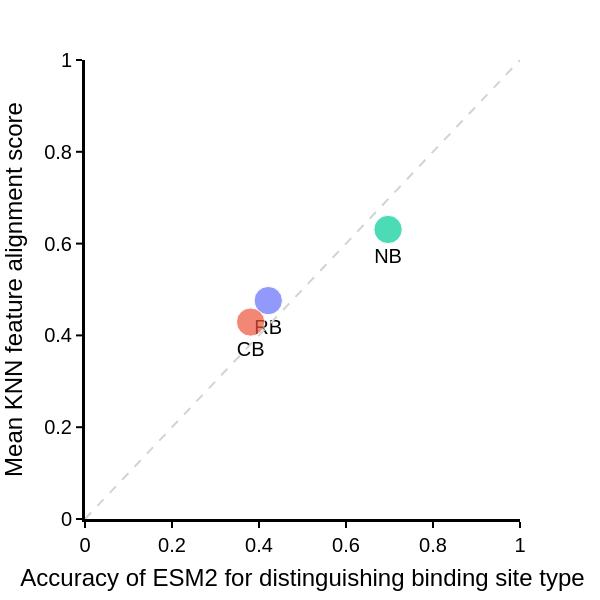

The notebook cell this image was saved under:
### Code cell
import pandas as pd
import plotly.colors as pc
import plotly.express as px
import plotly.graph_objects as go
import numpy as np

distance_metric = "cosine"
df = pd.DataFrame(literature_performance_per_binding_class).T.reset_index()
df.columns = ["binding_class",
                "label_size", "text_label", "cosine", "la"]
df['binding_class_name'] = df[
    'binding_class'
    ].str.replace(".", " ")
df['label_size'] = np.sqrt(df['label_size'].to_numpy().astype(float))

df_sorted = df.sort_values(by="label_size", ascending=False).reset_index(
    drop=True
    )
num_classes = df_sorted['binding_class_name'].nunique()
df_sorted['label_size'] = df_sorted['label_size'].astype(float)

fig_1b = px.scatter(
    df_sorted,
    x="la",
    y=distance_metric,
    color="binding_class_name",
    size="label_size",
    text="text_label",
)
fig_1b.update_layout(
    template="plotly_white",
    font={"family": "Arial", "color": "black", "size": 20},
    width=600,
    height=600,
    showlegend=False,
    xaxis=dict(
        showgrid=False,
        linecolor='black',
        linewidth=3,
        title="Accuracy of ESM2 for distinguishing binding site type",
        ticks='outside',           # show ticks outside the axis
        tickwidth=2,               # width of the ticks
        tickcolor='black',         # color of the ticks
        ticklen=6,                 # length of the ticks
        range=[0, 1]
    ),
    yaxis=dict(
        showgrid=False,
        linecolor='black',
        linewidth=3,
        title="Mean KNN feature alignment score",
        ticks='outside',           # show ticks outside the axis
        tickwidth=2,               # width of the ticks
        tickcolor='black',         # color of the ticks
        ticklen=6,                 # length of the ticks 
        range=[0, 1]
    )
)

fig_1b.update_traces(textposition="bottom center")

fig_1b.add_shape(
    type="line",line_width=2, line_dash="dash", line_color="lightgrey",
    x0=0, y0=0, 
    x1=1, y1=1
)

### Figure 1 — Plotly figure (JSON) as saved in the notebook; plotly's stock layout.template omitted (floating-point values rounded to 4 significant figures)
{"data": [{"hovertemplate": "binding_class_name=Binding<br>la=%{x}<br>cosine=%{y}<br>label_size=%{marker.size}<br>text_label=%{text}<extra></extra>", "legendgroup": "Binding", "marker": {"color": "#636efa", "size": [113.9], "sizemode": "area", "sizeref": 0.2847, "symbol": "circle"}, "mode": "markers+text", "name": "Binding", "orientation": "v", "showlegend": true, "text": ["RB"], "textposition": "bottom center", "type": "scatter", "x": [0.4213], "xaxis": "x", "y": [0.4758], "yaxis": "y"}, {"hovertemplate": "binding_class_name=Cryptic-Binding<br>la=%{x}<br>cosine=%{y}<br>label_size=%{marker.size}<br>text_label=%{text}<extra></extra>", "legendgroup": "Cryptic-Binding", "marker": {"color": "#EF553B", "size": [113.9], "sizemode": "area", "sizeref": 0.2847, "symbol": "circle"}, "mode": "markers+text", "name": "Cryptic-Binding", "orientation": "v", "showlegend": true, "text": ["CB"], "textposition": "bottom center", "type": "scatter", "x": [0.3808], "xaxis": "x", "y": [0.429], "yaxis": "y"}, {"hovertemplate": "binding_class_name=Non-Binding<br>la=%{x}<br>cosine=%{y}<br>label_size=%{marker.size}<br>text_label=%{text}<extra></extra>", "legendgroup": "Non-Binding", "marker": {"color": "#00cc96", "size": [113.9], "sizemode": "area", "sizeref": 0.2847, "symbol": "circle"}, "mode": "markers+text", "name": "Non-Binding", "orientation": "v", "showlegend": true, "text": ["NB"], "textposition": "bottom center", "type": "scatter", "x": [0.6967], "xaxis": "x", "y": [0.6308], "yaxis": "y"}], "layout": {"font": {"color": "black", "family": "Arial", "size": 20}, "height": 600, "legend": {"itemsizing": "constant", "title": {"text": "binding_class_name"}, "tracegroupgap": 0}, "margin": {"t": 60}, "shapes": [{"line": {"color": "lightgrey", "dash": "dash", "width": 2}, "type": "line", "x0": 0, "x1": 1, "y0": 0, "y1": 1}], "showlegend": false, "width": 600, "xaxis": {"anchor": "y", "domain": [0, 1], "linecolor": "black", "linewidth": 3, "range": [0, 1], "showgrid": false, "tickcolor": "black", "ticklen": 6, "ticks": "outside", "tickwidth": 2, "title": {"text": "Accuracy of ESM2 for distinguishing binding site type"}}, "yaxis": {"anchor": "x", "domain": [0, 1], "linecolor": "black", "linewidth": 3, "range": [0, 1], "showgrid": false, "tickcolor": "black", "ticklen": 6, "ticks": "outside", "tickwidth": 2, "title": {"text": "Mean KNN feature alignment score"}}}}
